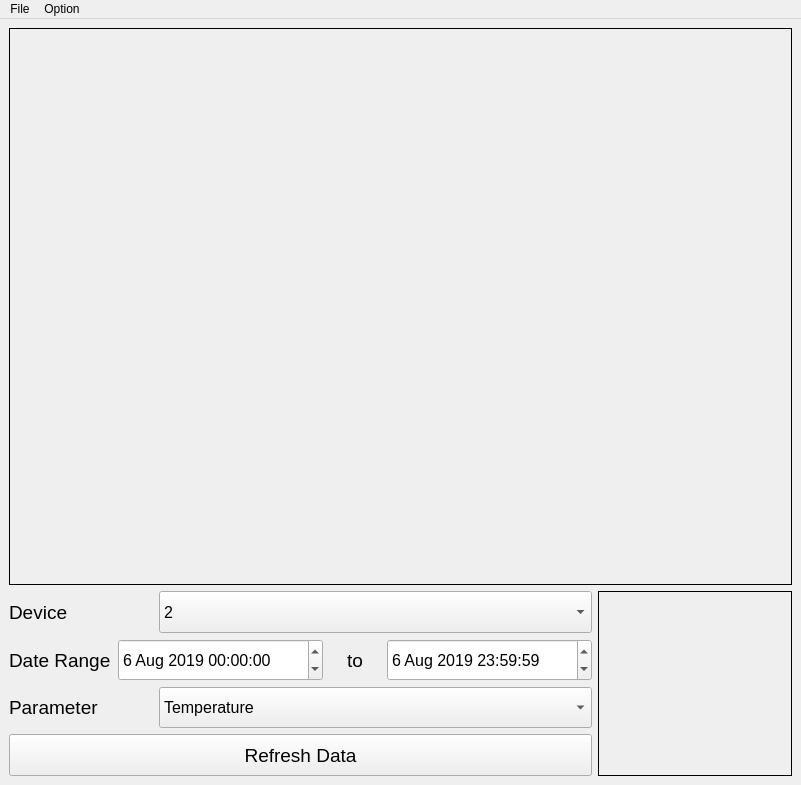
<?xml version="1.0" encoding="UTF-8"?>
<ui version="4.0">
 <class>MainWindow</class>
 <widget class="QMainWindow" name="MainWindow">
  <property name="geometry">
   <rect>
    <x>0</x>
    <y>0</y>
    <width>801</width>
    <height>785</height>
   </rect>
  </property>
  <property name="sizePolicy">
   <sizepolicy hsizetype="Preferred" vsizetype="Preferred">
    <horstretch>0</horstretch>
    <verstretch>0</verstretch>
   </sizepolicy>
  </property>
  <property name="minimumSize">
   <size>
    <width>0</width>
    <height>0</height>
   </size>
  </property>
  <property name="maximumSize">
   <size>
    <width>16777215</width>
    <height>16777215</height>
   </size>
  </property>
  <property name="baseSize">
   <size>
    <width>831</width>
    <height>779</height>
   </size>
  </property>
  <property name="windowTitle">
   <string>Weather Monitor</string>
  </property>
  <property name="windowIcon">
   <iconset>
    <normaloff>1024px-Weather-few-clouds.svg.png</normaloff>1024px-Weather-few-clouds.svg.png</iconset>
  </property>
  <widget class="QWidget" name="centralwidget">
   <property name="sizePolicy">
    <sizepolicy hsizetype="Preferred" vsizetype="Preferred">
     <horstretch>0</horstretch>
     <verstretch>0</verstretch>
    </sizepolicy>
   </property>
   <layout class="QGridLayout" name="gridLayout">
    <item row="0" column="0">
     <layout class="QVBoxLayout" name="verticalLayout_3" stretch="3,1">
      <item>
       <widget class="QLabel" name="pic_label">
        <property name="sizePolicy">
         <sizepolicy hsizetype="Expanding" vsizetype="Expanding">
          <horstretch>0</horstretch>
          <verstretch>0</verstretch>
         </sizepolicy>
        </property>
        <property name="minimumSize">
         <size>
          <width>781</width>
          <height>521</height>
         </size>
        </property>
        <property name="maximumSize">
         <size>
          <width>99999</width>
          <height>999999</height>
         </size>
        </property>
        <property name="frameShape">
         <enum>QFrame::Box</enum>
        </property>
        <property name="text">
         <string/>
        </property>
        <property name="textFormat">
         <enum>Qt::PlainText</enum>
        </property>
        <property name="scaledContents">
         <bool>true</bool>
        </property>
       </widget>
      </item>
      <item>
       <layout class="QHBoxLayout" name="horizontalLayout_4" stretch="3,1">
        <item>
         <layout class="QVBoxLayout" name="verticalLayout">
          <property name="sizeConstraint">
           <enum>QLayout::SetNoConstraint</enum>
          </property>
          <item>
           <layout class="QHBoxLayout" name="horizontalLayout_3" stretch="1,3">
            <property name="sizeConstraint">
             <enum>QLayout::SetNoConstraint</enum>
            </property>
            <item>
             <widget class="QLabel" name="label">
              <property name="sizePolicy">
               <sizepolicy hsizetype="Expanding" vsizetype="Preferred">
                <horstretch>0</horstretch>
                <verstretch>0</verstretch>
               </sizepolicy>
              </property>
              <property name="font">
               <font>
                <pointsize>14</pointsize>
               </font>
              </property>
              <property name="text">
               <string>Device</string>
              </property>
             </widget>
            </item>
            <item>
             <widget class="QComboBox" name="dev_combo">
              <property name="sizePolicy">
               <sizepolicy hsizetype="Expanding" vsizetype="Expanding">
                <horstretch>0</horstretch>
                <verstretch>0</verstretch>
               </sizepolicy>
              </property>
              <property name="font">
               <font>
                <pointsize>12</pointsize>
               </font>
              </property>
              <property name="currentText">
               <string>2</string>
              </property>
              <item>
               <property name="text">
                <string>2</string>
               </property>
              </item>
              <item>
               <property name="text">
                <string>5</string>
               </property>
              </item>
              <item>
               <property name="text">
                <string>8</string>
               </property>
              </item>
              <item>
               <property name="text">
                <string>10</string>
               </property>
              </item>
              <item>
               <property name="text">
                <string>11</string>
               </property>
              </item>
              <item>
               <property name="text">
                <string>12</string>
               </property>
              </item>
              <item>
               <property name="text">
                <string>13</string>
               </property>
              </item>
             </widget>
            </item>
           </layout>
          </item>
          <item>
           <layout class="QHBoxLayout" name="horizontalLayout_2" stretch="2,4,1,4">
            <property name="sizeConstraint">
             <enum>QLayout::SetNoConstraint</enum>
            </property>
            <item>
             <widget class="QLabel" name="label_2">
              <property name="sizePolicy">
               <sizepolicy hsizetype="Expanding" vsizetype="Expanding">
                <horstretch>0</horstretch>
                <verstretch>0</verstretch>
               </sizepolicy>
              </property>
              <property name="font">
               <font>
                <pointsize>14</pointsize>
               </font>
              </property>
              <property name="text">
               <string>Date Range</string>
              </property>
             </widget>
            </item>
            <item>
             <widget class="QDateTimeEdit" name="date_start">
              <property name="sizePolicy">
               <sizepolicy hsizetype="Expanding" vsizetype="Expanding">
                <horstretch>0</horstretch>
                <verstretch>0</verstretch>
               </sizepolicy>
              </property>
              <property name="font">
               <font>
                <pointsize>12</pointsize>
               </font>
              </property>
              <property name="dateTime">
               <datetime>
                <hour>0</hour>
                <minute>0</minute>
                <second>0</second>
                <year>2019</year>
                <month>8</month>
                <day>6</day>
               </datetime>
              </property>
              <property name="time">
               <time>
                <hour>0</hour>
                <minute>0</minute>
                <second>0</second>
               </time>
              </property>
              <property name="currentSection">
               <enum>QDateTimeEdit::MonthSection</enum>
              </property>
              <property name="calendarPopup">
               <bool>false</bool>
              </property>
             </widget>
            </item>
            <item>
             <widget class="QLabel" name="label_3">
              <property name="sizePolicy">
               <sizepolicy hsizetype="Expanding" vsizetype="Expanding">
                <horstretch>0</horstretch>
                <verstretch>0</verstretch>
               </sizepolicy>
              </property>
              <property name="font">
               <font>
                <pointsize>14</pointsize>
               </font>
              </property>
              <property name="text">
               <string>to</string>
              </property>
              <property name="alignment">
               <set>Qt::AlignCenter</set>
              </property>
             </widget>
            </item>
            <item>
             <widget class="QDateTimeEdit" name="date_end">
              <property name="sizePolicy">
               <sizepolicy hsizetype="Expanding" vsizetype="Expanding">
                <horstretch>0</horstretch>
                <verstretch>0</verstretch>
               </sizepolicy>
              </property>
              <property name="font">
               <font>
                <pointsize>12</pointsize>
               </font>
              </property>
              <property name="dateTime">
               <datetime>
                <hour>23</hour>
                <minute>59</minute>
                <second>59</second>
                <year>2019</year>
                <month>8</month>
                <day>6</day>
               </datetime>
              </property>
              <property name="time">
               <time>
                <hour>23</hour>
                <minute>59</minute>
                <second>59</second>
               </time>
              </property>
              <property name="currentSection">
               <enum>QDateTimeEdit::DaySection</enum>
              </property>
             </widget>
            </item>
           </layout>
          </item>
          <item>
           <layout class="QHBoxLayout" name="horizontalLayout" stretch="1,3">
            <property name="sizeConstraint">
             <enum>QLayout::SetNoConstraint</enum>
            </property>
            <item>
             <widget class="QLabel" name="label_4">
              <property name="sizePolicy">
               <sizepolicy hsizetype="Expanding" vsizetype="Expanding">
                <horstretch>0</horstretch>
                <verstretch>0</verstretch>
               </sizepolicy>
              </property>
              <property name="font">
               <font>
                <pointsize>14</pointsize>
               </font>
              </property>
              <property name="text">
               <string>Parameter</string>
              </property>
             </widget>
            </item>
            <item>
             <widget class="QComboBox" name="sel_combo">
              <property name="sizePolicy">
               <sizepolicy hsizetype="Expanding" vsizetype="Expanding">
                <horstretch>0</horstretch>
                <verstretch>0</verstretch>
               </sizepolicy>
              </property>
              <property name="font">
               <font>
                <pointsize>12</pointsize>
               </font>
              </property>
              <item>
               <property name="text">
                <string>Temperature</string>
               </property>
              </item>
              <item>
               <property name="text">
                <string>Wind Speed</string>
               </property>
              </item>
              <item>
               <property name="text">
                <string>Soil Moisture</string>
               </property>
              </item>
              <item>
               <property name="text">
                <string>Soil Temperature</string>
               </property>
              </item>
              <item>
               <property name="text">
                <string>Humidity</string>
               </property>
              </item>
              <item>
               <property name="text">
                <string>Pressure</string>
               </property>
              </item>
              <item>
               <property name="text">
                <string>Voltage</string>
               </property>
              </item>
              <item>
               <property name="text">
                <string>Wind Direction</string>
               </property>
              </item>
             </widget>
            </item>
           </layout>
          </item>
          <item>
           <widget class="QPushButton" name="refreshbutton">
            <property name="sizePolicy">
             <sizepolicy hsizetype="Expanding" vsizetype="Expanding">
              <horstretch>0</horstretch>
              <verstretch>0</verstretch>
             </sizepolicy>
            </property>
            <property name="font">
             <font>
              <pointsize>14</pointsize>
             </font>
            </property>
            <property name="text">
             <string>Refresh Data</string>
            </property>
           </widget>
          </item>
         </layout>
        </item>
        <item>
         <layout class="QVBoxLayout" name="verticalLayout_2" stretch="3">
          <property name="sizeConstraint">
           <enum>QLayout::SetNoConstraint</enum>
          </property>
          <item>
           <widget class="QLabel" name="MAC_LOGO">
            <property name="sizePolicy">
             <sizepolicy hsizetype="Expanding" vsizetype="Expanding">
              <horstretch>0</horstretch>
              <verstretch>0</verstretch>
             </sizepolicy>
            </property>
            <property name="frameShape">
             <enum>QFrame::Panel</enum>
            </property>
            <property name="text">
             <string/>
            </property>
            <property name="scaledContents">
             <bool>true</bool>
            </property>
           </widget>
          </item>
         </layout>
        </item>
       </layout>
      </item>
     </layout>
    </item>
   </layout>
  </widget>
  <widget class="QMenuBar" name="menuBar">
   <property name="geometry">
    <rect>
     <x>0</x>
     <y>0</y>
     <width>801</width>
     <height>21</height>
    </rect>
   </property>
   <widget class="QMenu" name="menuFile">
    <property name="title">
     <string>File</string>
    </property>
    <addaction name="Save_Image"/>
   </widget>
   <widget class="QMenu" name="menuOption">
    <property name="title">
     <string>Option</string>
    </property>
    <widget class="QMenu" name="menuGraph_Resolution">
     <property name="font">
      <font>
       <pointsize>12</pointsize>
      </font>
     </property>
     <property name="title">
      <string>Graph Resolution</string>
     </property>
     <addaction name="action200_dpi"/>
     <addaction name="action300_dpi"/>
     <addaction name="action400_dpi"/>
     <addaction name="action600_dpi"/>
     <addaction name="separator"/>
     <addaction name="current_dpi"/>
    </widget>
    <addaction name="menuGraph_Resolution"/>
    <addaction name="actionAdd_Device"/>
   </widget>
   <addaction name="menuFile"/>
   <addaction name="menuOption"/>
  </widget>
  <action name="Save_Image">
   <property name="text">
    <string>Save Image</string>
   </property>
   <property name="font">
    <font>
     <pointsize>12</pointsize>
    </font>
   </property>
  </action>
  <action name="action200_dpi">
   <property name="text">
    <string>200 dpi</string>
   </property>
   <property name="font">
    <font>
     <pointsize>12</pointsize>
    </font>
   </property>
  </action>
  <action name="action300_dpi">
   <property name="text">
    <string>300 dpi</string>
   </property>
   <property name="font">
    <font>
     <pointsize>12</pointsize>
    </font>
   </property>
  </action>
  <action name="action400_dpi">
   <property name="checkable">
    <bool>false</bool>
   </property>
   <property name="text">
    <string>400 dpi</string>
   </property>
   <property name="font">
    <font>
     <pointsize>12</pointsize>
    </font>
   </property>
  </action>
  <action name="action600_dpi">
   <property name="text">
    <string>600 dpi</string>
   </property>
   <property name="font">
    <font>
     <pointsize>12</pointsize>
    </font>
   </property>
  </action>
  <action name="current_dpi">
   <property name="enabled">
    <bool>false</bool>
   </property>
   <property name="text">
    <string>Default is 200 dpi</string>
   </property>
   <property name="font">
    <font>
     <pointsize>12</pointsize>
     <weight>75</weight>
     <bold>true</bold>
    </font>
   </property>
  </action>
  <action name="actionAdd_Device">
   <property name="text">
    <string>Add Device</string>
   </property>
  </action>
 </widget>
 <resources/>
 <connections/>
</ui>
